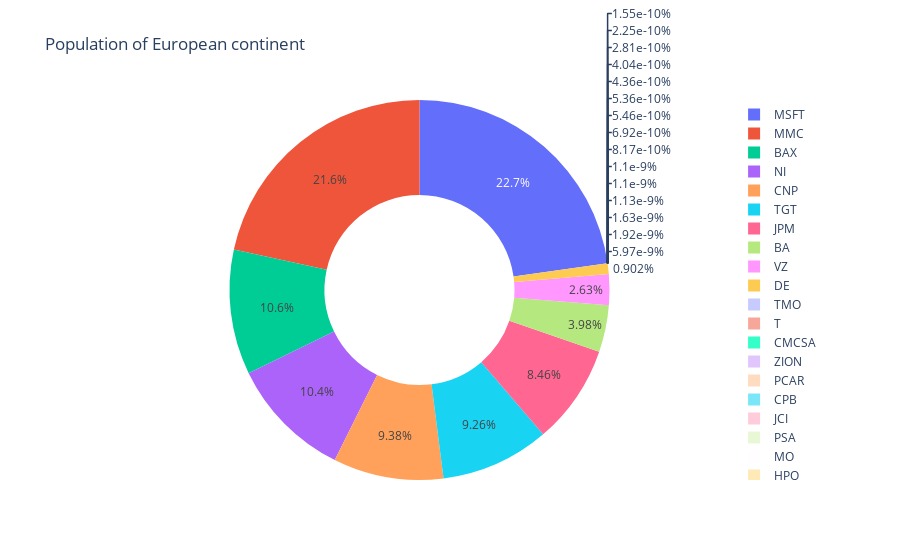

Notebook code cell kept with this figure:
### Code cell
#print(w)
weights = w.reset_index()



# Use `hole` to create a donut-like pie chart
fig = px.pie(weights, values='weights', names='index', hole =0.5 , title='Population of European continent')
fig.show()
#fig = go.Figure(data=[go.Pie(values=w, hole=.3)])
#fig.show()

### Figure 1 — Plotly figure (JSON) as saved in the notebook; plotly's stock layout.template omitted (floating-point values rounded to 4 significant figures)
{"data": [{"domain": {"x": [0, 1], "y": [0, 1]}, "hole": 0.5, "hovertemplate": "index=%{label}<br>weights=%{value}<extra></extra>", "labels": ["APA", "BA", "BAX", "BMY", "CMCSA", "CNP", "CPB", "DE", "HPQ", "JCI", "JPM", "LUV", "MMC", "MO", "MSFT", "NI", "PCAR", "PSA", "SEE", "T", "TGT", "TMO", "TXT", "VZ", "ZION"], "legendgroup": "", "name": "", "showlegend": true, "type": "pie", "values": [1.552e-12, 0.03978, 0.1062, 4.041e-12, 1.627e-11, 0.09379, 1.099e-11, 0.009021, 5.364e-12, 8.17e-12, 0.08462, 4.364e-12, 0.2158, 5.456e-12, 0.2275, 0.1043, 1.104e-11, 6.924e-12, 2.814e-12, 1.921e-11, 0.09256, 5.966e-11, 2.252e-12, 0.02633, 1.129e-11]}], "layout": {"legend": {"tracegroupgap": 0}, "title": {"text": "Population of European continent"}}}
